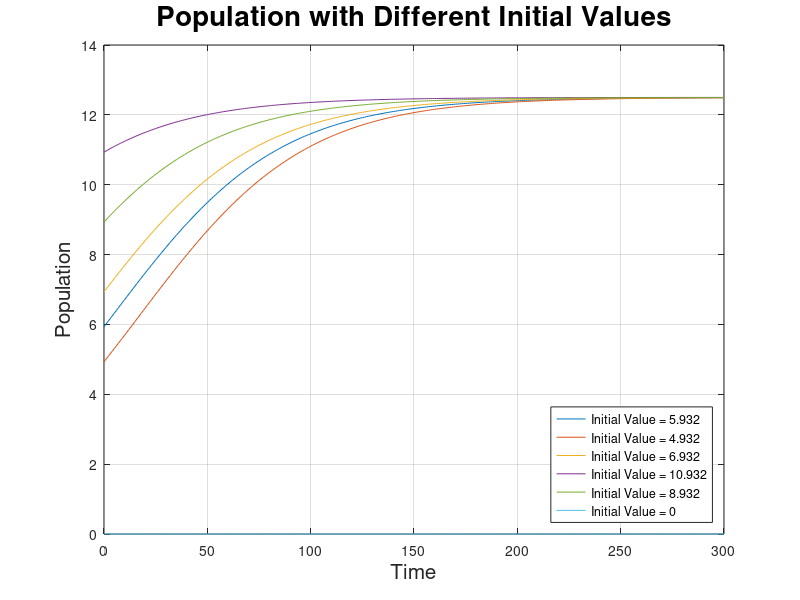

This chart was generated by the following MATLAB code:
# Command to Clear Command History
history -c

# Command to Clear Workspace with all Variables and Loaded Packages
clear all

# Command to Clear Command Window
clc

function [t, p] = LGM(po, T)
  r = 0.025;
  K = 12.5;
  f = @(t, p) r * p * (1 - (p / K));
  trange = [0:1:T];
  [t, p] = ode45(f, trange, po);
  #disp([t p]);
endfunction

[t, p1] = LGM(5.932, 300);
[t, p2] = LGM(4.932, 300);
[t, p3] = LGM(6.932, 300);
[t, p4] = LGM(10.932, 300);
[t, p5] = LGM(8.932, 300);
[t, p6] = LGM(0, 300);
#[t, p7] = LGM(5.932, 502);
#disp([t, p7]);

figure();
plot(t, p1, t, p2, t, p3, t, p4, t, p5, t, p6);
legend('Initial Value = 5.932', 'Initial Value = 4.932', 'Initial Value = 6.932', 'Initial Value = 10.932', 'Initial Value = 8.932', 'Initial Value = 0', 'Location', 'SouthEast');
title('Population with Different Initial Values', 'FontSize', 20);
xlabel('Time', 'FontSize', 15);
ylabel('Population', 'FontSize', 15);
grid on;
